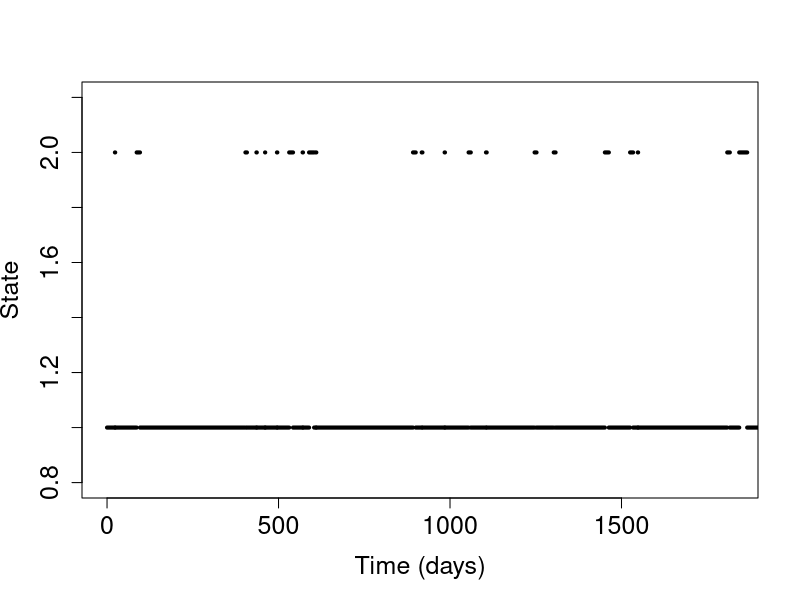

The R source for this figure:
#################
### Problem 1 ###
#################

### Problem 1c)
## c.1)

# Time period
days = 365; # Ignoring leap years
years = 5;

# Rates
lambda = 1/100;
mu = 1/7;
rates = c(lambda, mu);

# State (1: Susceptible, 2: Infected)
xVals = c(1); # Start as susceptible
tTimes = c(0);

for (i in 1:(days*years)) {
    currState = xVals[i];
    sjTime = rexp(1, rate = rates[currState]);
    nextState = currState %% 2 + 1; # Switch state

    xVals = c(xVals, nextState);
    tTimes = c(tTimes, tail(tTimes,1)+sjTime);
}

# Plotting

plot(NULL, NULL, xlim = c(0, days*years), ylim = c(0.8, 2.2), xlab = "Time (days)", ylab = "State", cex.lab = 1.5, cex.axis = 1.5)
  for(i in 1:(length(xVals)-1)){
    lines(tTimes[i:(i+1)], rep(xVals[i], 2), lwd = 4)
  }
  lines(tail(tTimes, 1) + c(0,1), c(1,1), lwd = 4)



## c.2)

# Time period
years = 1000;

# State
xVals = c(1);
totTime = 0;      # Total time the simulation runs
infectedTime = 0; # Time the individual is infected out of the total time

for (i in 1:(days*years)) {
  currState = xVals[i];
  sjTime = rexp(1, rate = rates[currState]);
  nextState = currState %% 2 + 1; # Switch state

  xVals = c(xVals, nextState);

  if (currState == 2) { # If infected; update infected time
    infectedTime = infectedTime + sjTime;
  }

  totTime = totTime + sjTime;
}

fracInfected = infectedTime / totTime;
print(fracInfected);